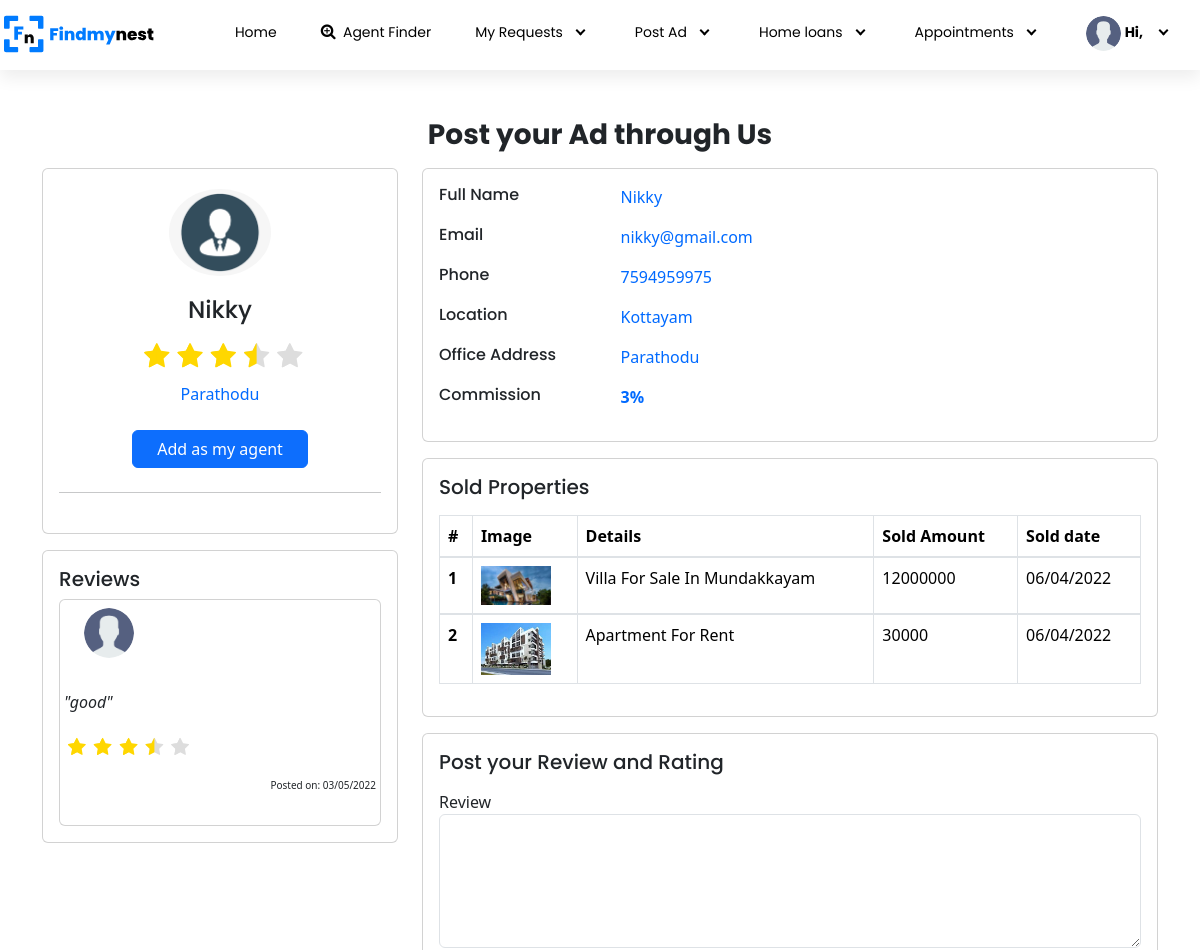
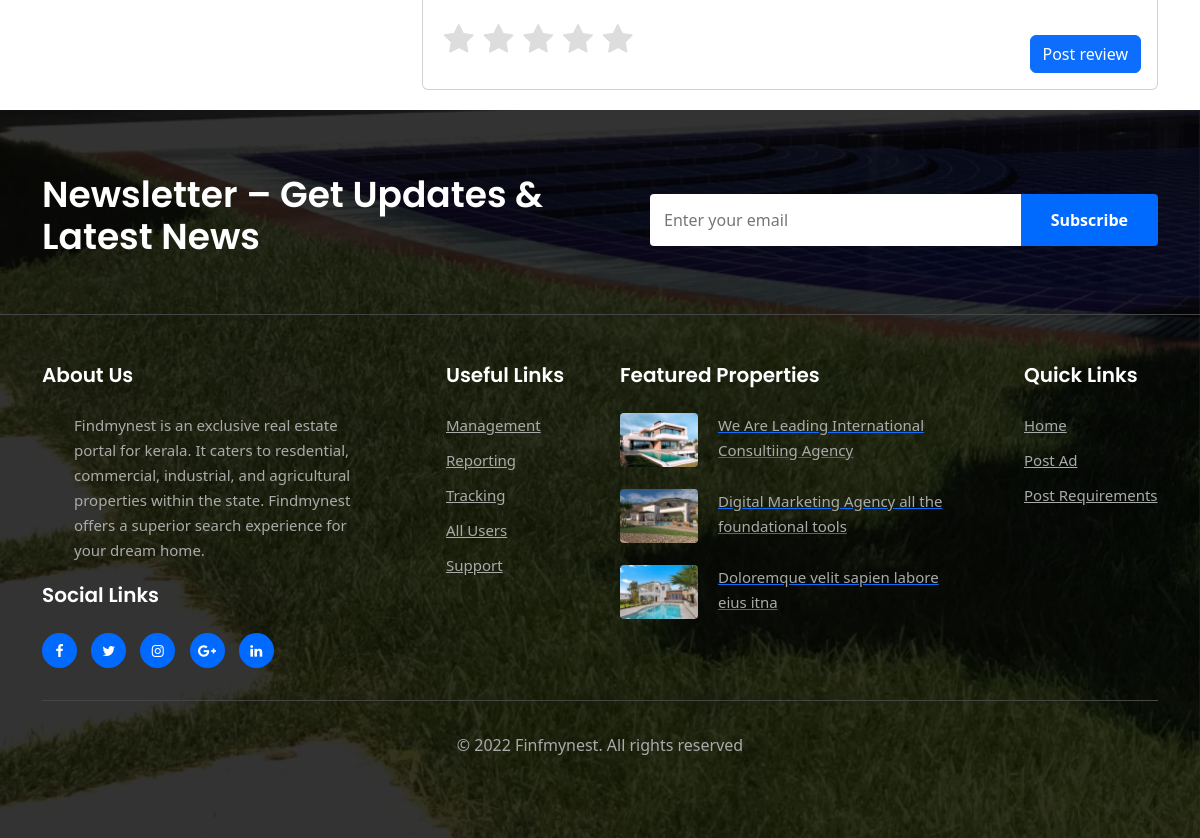
The app's page /user/agent_profile.php?id=2 (signed in) with its own data (2 pictures, top to bottom).
### tables this page shows
CREATE TABLE `tbl_agents` (
  `agent_id` int(10) NOT NULL,
  `name` varchar(30) NOT NULL,
  `email` varchar(40) NOT NULL,
  `password` varchar(20) NOT NULL,
  `address` varchar(100) NOT NULL,
  `phone` varchar(12) NOT NULL,
  `place` varchar(30) NOT NULL,
  `createdDate` varchar(30) NOT NULL,
  `commission` varchar(10) NOT NULL,
  `role` varchar(10) NOT NULL DEFAULT 'agent',
  `avg_rating` varchar(10) NOT NULL,
  `status` int(10) NOT NULL DEFAULT 1
);

CREATE TABLE `tbl_reviews` (
  `r_id` int(10) NOT NULL,
  `name` varchar(30) NOT NULL,
  `email` varchar(40) NOT NULL,
  `c_date` varchar(30) NOT NULL,
  `review` varchar(100) NOT NULL,
  `rating` varchar(10) NOT NULL,
  `agent_id` int(10) NOT NULL,
  `status` int(11) NOT NULL DEFAULT 1
);

CREATE TABLE `tbl_sold_properties` (
  `id` int(20) NOT NULL,
  `agent` varchar(50) NOT NULL,
  `title` varchar(100) NOT NULL,
  `price` varchar(30) NOT NULL,
  `image` varchar(500) NOT NULL,
  `sold_date` varchar(200) NOT NULL,
  `status` int(30) NOT NULL DEFAULT 1
);

### user/agent_profile.php (the view, shortened to what this page needs)
<?php
include "header1.php";
$id = $_GET['id'];
$query = "SELECT * FROM tbl_agents WHERE agent_id = '$id' and status = 1";
$res = mysqli_query($conn,$query);
$row = mysqli_fetch_array($res);
$query1 = "SELECT `r_id`, `name`, `email`, `c_date`, `review`,`rating`, `agent_id`, `status` FROM tbl_reviews WHERE agent_id = '$id' and status = 1";
$query2 = "SELECT avg(rating) as avg_rating FROM tbl_reviews WHERE agent_id = '$id' and status = 1";
$res1 =mysqli_query($conn,$query1);
$res2 =mysqli_query($conn,$query2);
$ro = mysqli_fetch_array($res2);
?>
<div class="container mt-5">
	<center><h3><b>Post your Ad through Us</b></h3></center>
		<div class="main-body mt-3">
			<div class="row">
				<div class="col-lg-4">
					<div class="card">
						<div class="card-body">
							<div class="d-flex flex-column align-items-center text-center">
								<img src="../assets/images/agent.png" alt="Admin" class="rounded-circle p-1" width="110">
								<div class="mt-3 mw-100">
									<h4><?php echo $row['name']; ?></h4>
									<?php
									if(($ro['avg_rating'] > 0) && ($ro['avg_rating'] < 1))
									{
										echo'
										<fieldset class="rating11 ml-2">
										<input type="radio" id="star5" name="rating" value="5" /><label class = "full" for="star5" title="Awesome - 5 stars"></label>
										<input type="radio" id="star4half" name="rating" value="4 and a half" /><label class="half" for="star4half" title="Pretty good - 4.5 stars"></label>
										<input type="radio" id="star4" name="rating" value="4" /><label class = "full" for="star4" title="Pretty good - 4 stars"></label>
										<input type="radio" id="star3half" name="rating" value="3 and a half" /><label class="half" for="star3half" title="Meh - 3.5 stars"></label>
										<input type="radio" id="star3" name="rating" value="3" /><label class = "full" for="star3" title="Meh - 3 stars"></label>
										<input type="radio" id="star2half" name="rating" value="2 and a half" /><label class="half" for="star2half" title="Kinda bad - 2.5 stars"></label>
										<input type="radio" id="star2" name="rating" value="2" /><label class = "full" for="star2" title="Kinda bad - 2 stars"></label>
										<input type="radio" id="star1half" name="rating" value="1 and a half" /><label class="half" for="star1half" title="Meh - 1.5 stars"></label>
										<input type="radio" id="star1" name="rating" value="1" /><label class = "full" for="star1" title="Sucks big time - 1 star"></label>
										<input type="radio" id="starhalf" name="rating" value="half" checked/><label class="half" style="color: #FFD700;" for="starhalf" title="Sucks big time - 0.5 stars"></label>
										</fieldset><br><br>';
									}
									else if(($ro['avg_rating'] >=3.5) && ($ro['avg_rating'] < 4))
									{
										echo'
										<fieldset class="rating11 ml-2">
										<input type="radio" id="star5" name="rating" value="5" /><label class = "full" for="star5" title="Awesome - 5 stars"></label>
										<input type="radio" id="star4half" name="rating" value="4 and a half" /><label class="half" for="star4half" title="Pretty good - 4.5 stars"></label>
										<input type="radio" id="star4" name="rating" value="4" /><label class = "full" for="star4" title="Pretty good - 4 stars"></label>
										<input type="radio" id="star3half" name="rating" value="3 and a half" checked/><label class="half" style="color: #FFD700;" for="star3half" title="Meh - 3.5 stars"></label>
										<input type="radio" id="star3" name="rating" value="3" checked/><label class = "full" style="color: #FFD700;" for="star3" title="Meh - 3 stars"></label>
										<input type="radio" id="star2half" name="rating" value="2 and a half" checked/><label class="half" style="color: #FFD700;" for="star2half" title="Kinda bad - 2.5 stars"></label>
										<input type="radio" id="star2" name="rating" value="2" checked/><label class = "full" style="color: #FFD700;" for="star2" title="Kinda bad - 2 stars"></label>
										<input type="radio" id="star1half" name="rating" value="1 and a half" checked/><label class="half" style="color: #FFD700;" for="star1half" title="Meh - 1.5 stars"></label>
										<input type="radio" id="star1" name="rating" value="1" checked/><label class = "full" style="color: #FFD700;" for="star1" title="Sucks big time - 1 star"></label>
										<input type="radio" id="starhalf" name="rating" value="half" checked/><label class="half" style="color: #FFD700;" for="starhalf" title="Sucks big time - 0.5 stars"></label>
										</fieldset><br><br>';
									}
									?>
									<p class="font-size-sm" style="color: #006aff"><?php echo $row['address']; ?></p>
									<a href="post_your_ad_feature.php?s_id=<?php echo $id; ?>" class="btn btn-primary px-4 mt-2">Add as my agent</a>
								</div>
							</div>
							<hr class="my-4">
						</div>
					</div>
					<div class="card mt-3">
					<div class="card-body">
					<h5>Reviews</h5>
					<?php
					while($row1 = mysqli_fetch_array($res1))
					{
						echo('
							<div class="card horizontal round border-1 mt-2">
	                        <div class="row">
	                            <div class="col-w-25">
	                                <div class="card-image1 pl-3 m-2"><img src="../assets/images/user_img.jpg" width="50px" height="50px" style="border-radius: 55%;"></div>
	                            </div>
	                            <div class="col p-3">
	                            <div class="card-stacked">
	                              <div class="card-content">
	                                <h6>'.$row1['name'].'</h6>
	                                <p class="flow-text"><i>"'.$row1['review'].'"</i></p>
	                                ');
									if(($row1['rating'] > 0) && ($row1['rating'] < 1))
									{
										echo'
										<fieldset class="rating1 ">
										<input type="radio" id="star5" name="rating" value="5" /><label class = "full" for="star5" title="Awesome - 5 stars"></label>
										<input type="radio" id="star4half" name="rating" value="4 and a half" /><label class="half" for="star4half" title="Pretty good - 4.5 stars"></label>
										<input type="radio" id="star4" name="rating" value="4" /><label class = "full" for="star4" title="Pretty good - 4 stars"></label>
										<input type="radio" id="star3half" name="rating" value="3 and a half" /><label class="half" for="star3half" title="Meh - 3.5 stars"></label>
										<input type="radio" id="star3" name="rating" value="3" /><label class = "full" for="star3" title="Meh - 3 stars"></label>
										<input type="radio" id="star2half" name="rating" value="2 and a half" /><label class="half" for="star2half" title="Kinda bad - 2.5 stars"></label>
										<input type="radio" id="star2" name="rating" value="2" /><label class = "full" for="star2" title="Kinda bad - 2 stars"></label>
										<input type="radio" id="star1half" name="rating" value="1 and a half" /><label class="half" for="star1half" title="Meh - 1.5 stars"></label>
										<input type="radio" id="star1" name="rating" value="1" /><label class = "full" for="star1" title="Sucks big time - 1 star"></label>
										<input type="radio" id="starhalf" name="rating" value="half" checked/><label class="half" style="color: #FFD700;" for="starhalf" title="Sucks big time - 0.5 stars"></label>
										</fieldset><br><br>';
									}
									else if(($row1['rating'] >=3.5) && ($row1['rating'] < 4))
									{
										echo'
										<fieldset class="rating1 ">
										<input type="radio" id="star5" name="rating" value="5" /><label class = "full" for="star5" title="Awesome - 5 stars"></label>
										<input type="radio" id="star4half" name="rating" value="4 and a half" /><label class="half" for="star4half" title="Pretty good - 4.5 stars"></label>
										<input type="radio" id="star4" name="rating" value="4" /><label class = "full" for="star4" title="Pretty good - 4 stars"></label>
										<input type="radio" id="star3half" name="rating" value="3 and a half" checked/><label class="half" style="color: #FFD700;" for="star3half" title="Meh - 3.5 stars"></label>
										<input type="radio" id="star3" name="rating" value="3" checked/><label class = "full" style="color: #FFD700;" for="star3" title="Meh - 3 stars"></label>
										<input type="radio" id="star2half" name="rating" value="2 and a half" checked/><label class="half" style="color: #FFD700;" for="star2half" title="Kinda bad - 2.5 stars"></label>
										<input type="radio" id="star2" name="rating" value="2" checked/><label class = "full" style="color: #FFD700;" for="star2" title="Kinda bad - 2 stars"></label>
										<input type="radio" id="star1half" name="rating" value="1 and a half" checked/><label class="half" style="color: #FFD700;" for="star1half" title="Meh - 1.5 stars"></label>
										<input type="radio" id="star1" name="rating" value="1" checked/><label class = "full" style="color: #FFD700;" for="star1" title="Sucks big time - 1 star"></label>
										<input type="radio" id="starhalf" name="rating" value="half" checked/><label class="half" style="color: #FFD700;" for="starhalf" title="Sucks big time - 0.5 stars"></label>
										</fieldset><br><br>';
									}
									echo('<p class="float-right fs-sm" style="font-size: 10px;">Posted on: '.$row1['c_date'].'</p>
	                              </div>
	                            </div>
	                            </div>
	                        </div>
	                      </div>
								');
					}
					?>
						</div>
					</div>
				</div>
				<div class="col-lg-8">
					<div class="card">
						<div class="card-body">
							<div class="row mb-3">
								<div class="col-sm-3">
									<h6 class="mb-0">Full Name</h6>
								</div>
								<div class="col-sm-9" style="color: #006aff">
									<?php echo $row['name']; ?>
								</div>
							</div>
							<div class="row mb-3">
								<div class="col-sm-3">
									<h6 class="mb-0">Email</h6>
								</div>
								<div class="col-sm-9" style="color: #006aff">
									<?php echo $row['email']; ?>
								</div>
							</div>
							<div class="row mb-3">
								<div class="col-sm-3">
									<h6 class="mb-0">Phone</h6>
								</div>
								<div class="col-sm-9" style="color: #006aff">
									<?php echo $row['phone']; ?>
								</div>
							</div>
							<div class="row mb-3">
								<div class="col-sm-3">
									<h6 class="mb-0">Location</h6>
								</div>
								<div class="col-sm-9" style="color: #006aff">
									<?php echo $row['place']; ?>
								</div>
							</div>
							<div class="row mb-3">
								<div class="col-sm-3">
									<h6 class="mb-0">Office Address</h6>
								</div>
								<div class="col-sm-9" style="color: #006aff">
									<?php echo $row['address']; ?>
								</div>
							</div>
							<div class="row mb-3">
								<div class="col-sm-3">
									<h6 class="mb-0">Commission</h6>
								</div>
								<div class="col-sm-9" style="color: #006aff"><b>
									<?php echo $row['commission'];
									if($row['commission'] == '')
									{
									}
									else
									{
										echo '%';
									}
									?>
								</b>
								</div>
							</div>
						</div>
					</div>
						<div class="row mt-3">
						<div class="col-sm-12">
							<div class="card">
								<div class="card-body">
									<h5 class="d-flex align-items-center mb-3">Sold Properties</h5>
									<?php
									$no = 1;
									$ag = $row['email'];
									$r = "SELECT * FROM `tbl_sold_properties` WHERE `agent` = '$ag'";
									$s = mysqli_query($conn,$r);
									if(mysqli_num_rows($s))
									{
										echo '
										<table class="table table-bordered">
										<thead>
											<tr>
											<th scope="col">#</th>
											<th scope="col">Image</th>
											<th scope="col">Details</th>
											<th scope="col">Sold Amount</th>
											<th scope="col">Sold date</th>
											</tr>
										</thead>';
										while ($row = mysqli_fetch_array($s))
										{
										echo'<tbody>
											<tr>
											<th scope="row">'.$no.'</th>
											<td><img src="Property_images/'.$row['image'].'"  class="img-fluid" height="50px" width="70px" alt="">
											</td>
											<td>'.$row['title'].'</td>
											<td>'.$row['price'].'</td>
											<td>'.$row['sold_date'].'</td>
											</tr>';
											$no++;
										}
										echo '</tbody>
										</table>';
									}
									else
									{
										echo'<h6><center><font color="red">No properties sold yet</font></center></h6>';
									}
									?>
								</div>
							</div>
						</div>
					</div>
					<?php
					$q = "SELECT * FROM tbl_reviews WHERE agent_id = '$id' and email = '$email' and status = 1";
					$r =mysqli_query($conn,$q);
					$ro = mysqli_fetch_array($r);
					if($ro['email'] == $email)
					{
					}
					else
					{
						echo('
							<div class="row mt-3">
						<div class="col-sm-12">
							<div class="card">
								<div class="card-body">
									<h5 class="d-flex align-items-center mb-3">Post your Review and Rating</h5>
									<form action="#" method="post" autocomplete="off">
									  <div class="form-group">
									    <label for="exampleInputPassword1">Review</label>
									    <textarea class="form-control" rows="5" name="review" required></textarea>
									  </div>
									  <div class="form-group">
									  <div class="ratingg">
									  <input type="radio" id="id10" name="rating" value="5" required/><label class = "full" for="id10" title="Awesome - 5 stars"></label>
									  <input type="radio" id="id9" name="rating" value="4.5" required/><label class="half" for="id9" title="Pretty good - 4.5 stars"></label>
									  <input type="radio" id="id8" name="rating" value="4" required/><label class = "full" for="id8" title="Pretty good - 4 stars"></label>
									  <input type="radio" id="id7" name="rating" value="3.5" required/><label class="half" for="id7" title="Meh - 3.5 stars"></label>
									  <input type="radio" id="id6" name="rating" value="3" required/><label class = "full" for="id6" title="Meh - 3 stars"></label>
									  <input type="radio" id="id5" name="rating" value="2.5" required/><label class="half" for="id5" title="Kinda bad - 2.5 stars"></label>
									  <input type="radio" id="id4" name="rating" value="2" required/><label class = "full" for="id4" title="Kinda bad - 2 stars"></label>
									  <input type="radio" id="id3" name="rating" value="1.5" required/><label class="half" for="id3" title="Meh - 1.5 stars"></label>
									  <input type="radio" id="id2" name="rating" value="1" required/><label class = "full" for="id2" title="Sucks big time - 1 star"></label>
									  <input type="radio" id="id1" name="rating" value="0.5" required/><label class="half" for="id1" title="Sucks big time - 0.5 stars"></label>
								  	</div>
									  </div>
									<br>
									  <button type="submit" name="lbtn" id="lbtn" class="btn btn-primary float-right">Post review</button>
									</form>
								</div>
							</div>
						</div>
					</div>
							');
					}
?>
				</div>
			</div>
		</div>
	</div>
<?php
include 'footer.php';
?>

### records on screen
tbl_agents: name "Nikky", address "Parathodu", email "nikky@gmail.com", phone "7594959975", place "Kottayam", commission "3"
tbl_reviews: review "good", c_date "03/05/2022"
tbl_sold_properties: image (picture), title "Villa For Sale In Mundakkayam", price "12000000", sold_date "06/04/2022"
tbl_sold_properties: image (picture), title "Apartment For Rent", price "30000", sold_date "06/04/2022"
